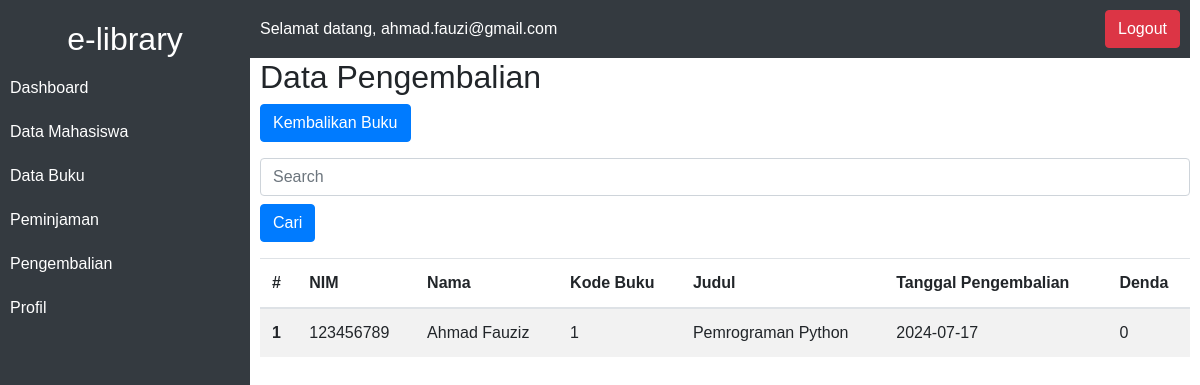
The app's page /pengembalian.php (signed in) with its own data.
### tables this page shows
CREATE TABLE `peminjam` (
  `id_peminjaman` int(11) NOT NULL,
  `id_mahasiswa` int(11) NOT NULL,
  `id_buku` int(11) NOT NULL,
  `tanggal_pinjam` date NOT NULL,
  `tanggal_kembali` date DEFAULT NULL,
  `denda` bigint(20) DEFAULT NULL
);

CREATE TABLE `mahasiswa` (
  `id` int(11) NOT NULL,
  `nim` varchar(20) NOT NULL,
  `nama` varchar(100) NOT NULL,
  `prodi` varchar(100) NOT NULL
);

CREATE TABLE `buku` (
  `id_buku` int(11) NOT NULL,
  `judul` varchar(255) NOT NULL,
  `penulis` varchar(100) NOT NULL,
  `tahun_terbit` year(4) NOT NULL,
  `status` enum('tersedia','dipinjam') NOT NULL
);

### classes/Peminjaman.php (called while the page is built, shortened)
<?php
class Peminjaman {
    private $conn;
    private $table_name = "peminjam";
    public function __construct($db) {
        $this->conn = $db;
    }
    public function getAllPeminjaman() {
        $query = "SELECT p.id_peminjaman, m.nim, m.nama, b.id_buku, b.judul, p.tanggal_pinjam, p.tanggal_kembali, p.denda
                  FROM " . $this->table_name . " p
                  LEFT JOIN mahasiswa m ON p.id_mahasiswa = m.id
                  LEFT JOIN buku b ON p.id_buku = b.id_buku";
        $stmt = $this->conn->prepare($query);
        $stmt->execute();
        return $stmt->fetchAll(PDO::FETCH_ASSOC);
    }
}
?>

### pengembalian.php (the view, shortened to what this page needs)
<?php
require_once 'classes/Peminjaman.php';
$database = new Database();
$db = $database->getConnection();
$pengembalian = new Peminjaman($db);
$listPengembalian = $pengembalian->getAllPeminjaman();
$query = "SELECT p.id_peminjaman, m.nim, m.nama, b.id_buku, b.judul, p.tanggal_pinjam, p.tanggal_kembali, p.denda
          FROM peminjam p
          INNER JOIN mahasiswa m ON p.id_mahasiswa = m.id
          INNER JOIN buku b ON p.id_buku = b.id_buku";
$stmt = $db->prepare($query);
$stmt->execute();
$hasil = $stmt->fetchAll(PDO::FETCH_ASSOC);
if (isset($_GET['search'])) {
    $keyword = $_GET['search'];
    $hasil = $pengembalian->searchPeminjaman($keyword);
} else {
    $hasil = $pengembalian->getAllPeminjaman();
}
?>
<!DOCTYPE html>
<html lang="en">
<head>
    <link href="https://maxcdn.bootstrapcdn.com/bootstrap/4.5.2/css/bootstrap.min.css" rel="stylesheet">
    <link href="assets/css/style.css" rel="stylesheet">
</head>
<body>
    <div class="sidebar">
        <h2 class="text-center">e-library</h2>
        <a href="dashboard.php">Dashboard</a>
        <a href="data_mahasiswa.php">Data Mahasiswa</a>
        <a href="data_buku.php">Data Buku</a>
        <a href="peminjaman.php">Peminjaman</a>
        <a href="pengembalian.php">Pengembalian</a>
        <a href="profil.php">Profil</a>
    </div>
    <div class="content">
        <div class="navbar">
            <span>Selamat datang, <?php echo $_SESSION['login_user']; ?></span>
            <a href="logout.php" class="btn btn-danger">Logout</a>
        </div>
        <h2>Data Pengembalian</h2>
        <button class="btn btn-primary mb-3"><a href="create_pengembalian.php" style="color: white;">Kembalikan Buku</a></button>
        <form action="pengembalian.php" method="GET" class="mb-3">
    <input type="text" class="form-control" placeholder="Search" name="search" value="<?php echo isset($_GET['search']) ? $_GET['search'] : ''; ?>">
    <button type="submit" class="btn btn-primary mt-2">Cari</button>
</form>
        <table class="table table-striped">
            <thead>
                <tr>
                    <th scope="col">#</th>
                    <th scope="col">NIM</th>
                    <th scope="col">Nama</th>
                    <th scope="col">Kode Buku</th>
                    <th scope="col">Judul</th>
                    <th scope="col">Tanggal Pengembalian</th>
                    <th scope="col">Denda</th>
                </tr>
            </thead>
            <tbody>
                <?php foreach ($hasil as $index => $data) : ?>
                    <?php
                        if($data['denda'] != ""){
                            ?>
                            <tr>
                        <th scope="row"><?php echo $index + 1; ?></th>
                        <td><?php echo $data['nim']; ?></td>
                        <td><?php echo $data['nama']; ?></td>
                        <td><?php echo $data['id_buku']; ?></td>
                        <td><?php echo $data['judul']; ?></td>
                        <td><?php echo $data['tanggal_kembali']; ?></td>
                        <td><?php echo $data['denda']; ?></td>
                    </tr>
                            <?php
                        }
                        ?>
                <?php endforeach; ?>
            </tbody>
        </table>
    </div>
</body>
</html>

### assets/css/style.css (style rules this page uses)
body { font-family: Arial, sans-serif; }
.sidebar { position: fixed; top: 0; left: 0; height: 100%; background: #343a40; padding-top: 20px; width: 250px; }
.sidebar h2 { text-align: center; color: #fff; }
.sidebar a { display: block; color: #fff; padding: 10px; text-decoration: none; transition: 0.3s; }
.content { margin-left: 250px; }

### pengembalian.php (style rules this page uses)
body { display: flex; }
.sidebar { width: 250px; background-color: #343a40; height: 100vh; color: white; padding-top: 20px; }
.sidebar a { color: white; text-decoration: none; display: block; padding: 10px; }
.content { flex: 1; padding: 10px; }
.navbar { display: flex; justify-content: space-between; align-items: center; background-color: #343a40; color: white; padding: 10px; margin-left: -10px; margin-top: -10px; }

### records on screen
peminjam: id_mahasiswa.nim "123456789", id_mahasiswa.nama "Ahmad Fauziz", id_buku.id_buku "1", id_buku.judul "Pemrograman Python", tanggal_kembali "2024-07-17", denda "0"

### other values on screen
$_SESSION['login_user'] "ahmad.fauzi@gmail.com"
